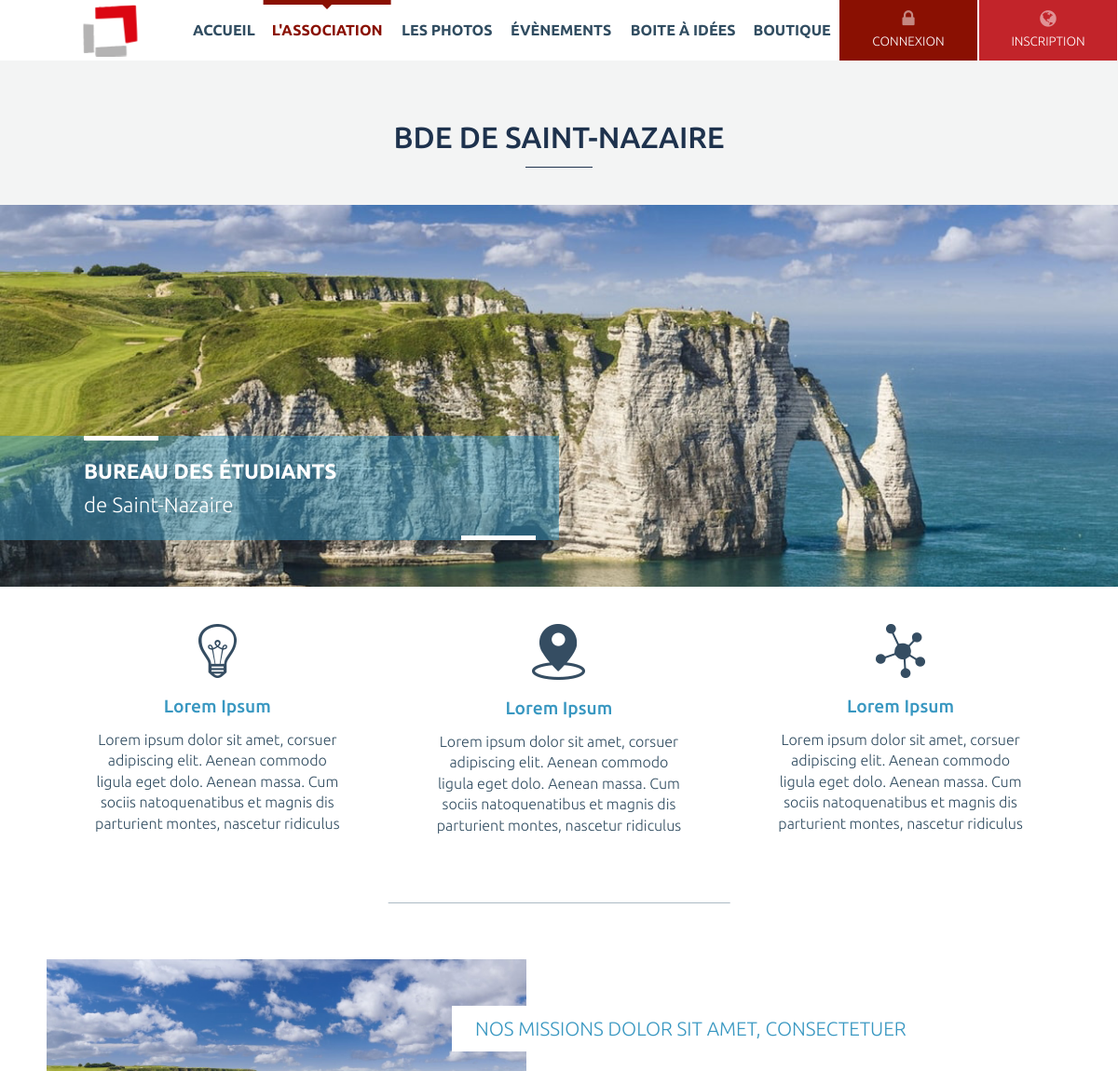
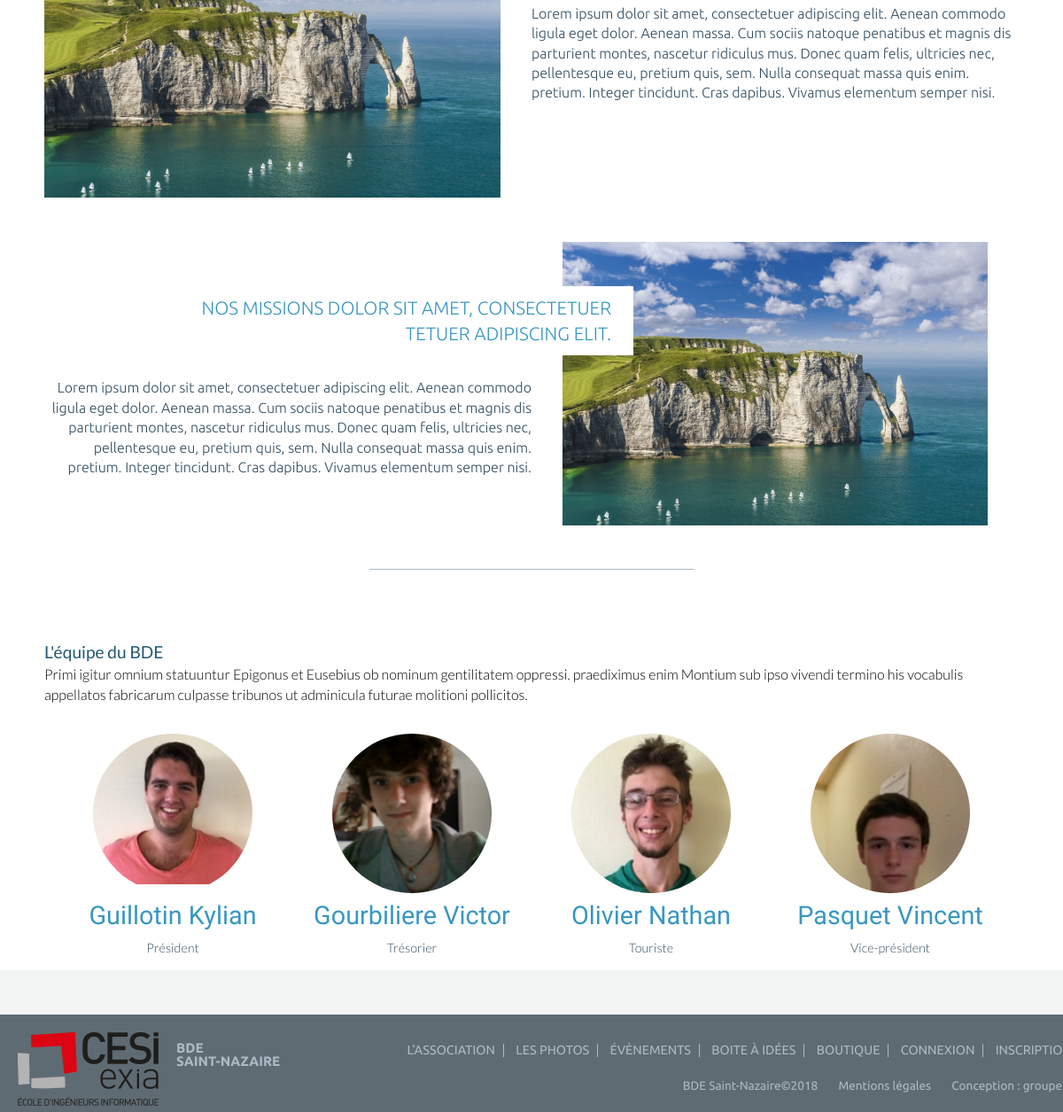
/bde, run on the app's committed database (2 pictures, top to bottom).
### tables this page shows
CREATE TABLE `membre_bde` (
  `ID_membre` int(50) NOT NULL,
  `Nom` varchar(35) NOT NULL,
  `Prenom` varchar(35) NOT NULL,
  `Role` varchar(50) NOT NULL,
  `Image` text NOT NULL
);

### include/common.php (called while the page is built, shortened)
<?php
$page = '';
function init() {
    load_content();
}
function get_base_path() {
    $base_path = str_replace('index.php', '', $_SERVER['PHP_SELF']);
    return $base_path;
}
function load_content() {
    global $page;
    $pages = array(
        'accueil' => array(
            'title' => "accueil",
            'file' => 'accueil.php',
        ),
        'bde' => array(
            'title' => "bde",
            'file' => 'bde.php',
        ),
        'box' => array(
            'title' => "box",
            'file' => 'box.php',
        ),
        'event-list' => array(
            'title' => "event-list",
            'file' => 'event-list.php',
        ),
        'event.php' => array(
            'title' => "event.php",
            'file' => 'event.php',
        ),
        'photos' => array(
            'title' => "photos",
            'file' => 'photos.php',
        ),
        'register' => array(
            'title' => "register",
            'file' => 'register.php',
        ),
        'notice' => array(
            'title' => "notice",
            'file' => 'notice.php',
        ),
        'terms' => array(
            'title' => "terms",
            'file' => 'terms.php',
        ),
        'boutique' => array(
            'title' => "boutique",
            'file' => 'boutique.php',
        ),
    );
    if (array_key_exists($page, $pages)) {
        include (TEMPLATE_PATH . $pages[$page]['file']);
    } else {
        header('Location:' . get_base_path() . 'accueil');
    }
}

### pages/bde.php (the view, shortened to what this page needs)
<?php
$bdd = new PDO('mysql:host=localhost;dbname=projetweb;charset=utf8', 'root', '');
?>
<section id="bde">
    <div class="inner">
        <h2 class="actu-title">BDE de Saint-Nazaire</h2>
        <div id="bde-view" style="background-image: url(img/local/view.jpg)">
            <div class="claim">
                Bureau des étudiants
                <span>de Saint-Nazaire</span>
            </div>
        </div>
        <div id="bde-content">
            <div class="highlight">
                <div class="highlight-bloc">
                    <div class="highlight-view">
                        <img src="img/icons/idee.png" alt=""/>
                    </div>
                    <h2>Lorem Ipsum</h2>
                    <p>
                        Lorem ipsum dolor sit amet, corsuer adipiscing elit. Aenean commodo ligula eget dolo. Aenean massa. Cum sociis natoquenatibus et magnis dis parturient montes, nascetur ridiculus
                    </p>
                </div>
                <div class="highlight-bloc">
                    <div class="highlight-view">
                        <img src="img/icons/geoloc.png" alt="" />
                    </div>
                    <h2>Lorem Ipsum</h2>
                    <p>Lorem ipsum dolor sit amet, corsuer adipiscing elit. Aenean commodo ligula eget dolo. Aenean massa. Cum sociis natoquenatibus et magnis dis parturient montes, nascetur ridiculus</p>
                </div>
                <div class="highlight-bloc">
                    <div class="highlight-view">
                        <img src="img/icons/networks.png" alt=""/>
                    </div>
                    <h2>Lorem Ipsum</h2>
                    <p>Lorem ipsum dolor sit amet, corsuer adipiscing elit. Aenean commodo ligula eget dolo. Aenean massa. Cum sociis natoquenatibus et magnis dis parturient montes, nascetur ridiculus</p>
                </div>
            </div>
            <div class="bde-content-inner">
                <div class="content-bloc">
                    <div class="content-view">
                        <img src="img/local/view.jpg" alt=""/>
                    </div>
                    <div class="content-desc">
                        <h2>Nos missions dolor sit amet, consectetuer</h2>
                        <p>
                            Lorem ipsum dolor sit amet, consectetuer adipiscing elit. Aenean commodo ligula eget dolor. Aenean massa. Cum sociis natoque penatibus et magnis dis parturient montes, nascetur ridiculus mus. Donec quam felis, ultricies nec, pellentesque eu, pretium quis, sem. Nulla consequat massa quis enim. pretium. Integer tincidunt. Cras dapibus. Vivamus elementum semper nisi.
                        </p>
                    </div>
                </div>
                <div class="content-bloc">
                    <div class="content-view">
                        <img src="img/local/view.jpg" alt=""/>
                    </div>
                    <div class="content-desc">
                        <h2>Nos missions dolor sit amet, consectetuer tetuer adipiscing elit.</h2>
                        <p>
                            Lorem ipsum dolor sit amet, consectetuer adipiscing elit. Aenean commodo ligula eget dolor. Aenean massa. Cum sociis natoque penatibus et magnis dis parturient montes, nascetur ridiculus mus. Donec quam felis, ultricies nec, pellentesque eu, pretium quis, sem. Nulla consequat massa quis enim. pretium. Integer tincidunt. Cras dapibus. Vivamus elementum semper nisi.
                        </p>
                    </div>
                </div>
            </div>
            <section id="bde-team">
                <div class="inner">
                    <h2> L'équipe du BDE</h2>
                    <p> Primi igitur omnium statuuntur Epigonus et Eusebius ob nominum gentilitatem oppressi. praediximus enim Montium sub ipso vivendi termino his vocabulis appellatos fabricarum culpasse tribunos ut adminicula futurae molitioni pollicitos.
                    </p>
                    <div class="team-list-inner">
                        <?php
                        $reponse = $bdd->query('SELECT * FROM membre_bde ORDER BY ID_membre ASC');
                        while ($donnees = $reponse->fetch()) {
                            ?>
                            <div class="team-list-bloc">
                                <div class="team-list-view">
                                    <span><img src="img/local/bde/<?php echo $donnees['Image']; ?> " alt="" /></span>
                                </div>
                                <div class="team-list-desc">
                                    <h3><?php echo $donnees['Nom'] . "   " . $donnees['Prenom']; ?></h3>
                                    <div class="team-list-function"><?php echo $donnees['Role']; ?></div>
                                </div>
                            </div> <?php
                        }
                        ?>
                    </div>
                </div>
            </section>
    </div>
</section>

### data on the page
membre_bde: Image (picture), Nom "Guillotin", Prenom "Kylian", Role "Président"
membre_bde: Image (picture), Nom "Gourbiliere", Prenom "Victor", Role "Trésorier"
membre_bde: Image (picture), Nom "Olivier", Prenom "Nathan", Role "Touriste"
membre_bde: Image (picture), Nom "Pasquet", Prenom "Vincent", Role "Vice-président"
